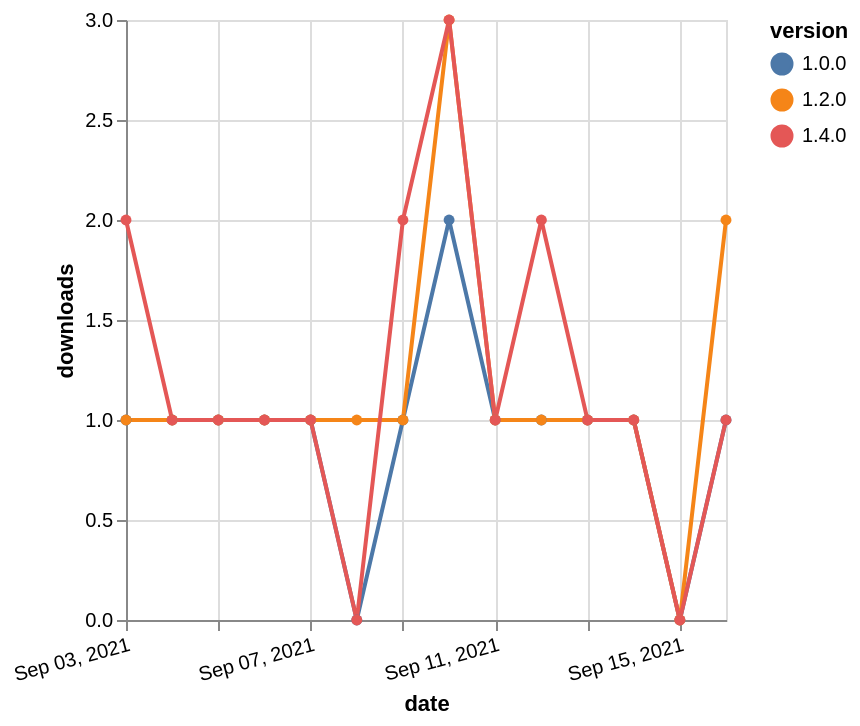

The specification (Vega-Lite) saved for this image:
### Vega-Lite specification from a JSON file in a GitHub repository (floating-point values rounded to 4 significant figures)
{"$schema": "https://vega.github.io/schema/vega-lite/v5.json", "description": "A simple bar chart with embedded data.", "data": {"values": [{"date": "2021-09-03", "total": 165, "delta": 1, "version": "1.0.0"}, {"date": "2021-09-04", "total": 166, "delta": 1, "version": "1.0.0"}, {"date": "2021-09-05", "total": 167, "delta": 1, "version": "1.0.0"}, {"date": "2021-09-06", "total": 168, "delta": 1, "version": "1.0.0"}, {"date": "2021-09-07", "total": 169, "delta": 1, "version": "1.0.0"}, {"date": "2021-09-08", "total": 169, "delta": 0, "version": "1.0.0"}, {"date": "2021-09-09", "total": 170, "delta": 1, "version": "1.0.0"}, {"date": "2021-09-10", "total": 172, "delta": 2, "version": "1.0.0"}, {"date": "2021-09-11", "total": 173, "delta": 1, "version": "1.0.0"}, {"date": "2021-09-12", "total": 174, "delta": 1, "version": "1.0.0"}, {"date": "2021-09-13", "total": 175, "delta": 1, "version": "1.0.0"}, {"date": "2021-09-14", "total": 176, "delta": 1, "version": "1.0.0"}, {"date": "2021-09-15", "total": 176, "delta": 0, "version": "1.0.0"}, {"date": "2021-09-16", "total": 177, "delta": 1, "version": "1.0.0"}, {"date": "2021-09-03", "total": 186, "delta": 1, "version": "1.2.0"}, {"date": "2021-09-04", "total": 187, "delta": 1, "version": "1.2.0"}, {"date": "2021-09-05", "total": 188, "delta": 1, "version": "1.2.0"}, {"date": "2021-09-06", "total": 189, "delta": 1, "version": "1.2.0"}, {"date": "2021-09-07", "total": 190, "delta": 1, "version": "1.2.0"}, {"date": "2021-09-08", "total": 191, "delta": 1, "version": "1.2.0"}, {"date": "2021-09-09", "total": 192, "delta": 1, "version": "1.2.0"}, {"date": "2021-09-10", "total": 195, "delta": 3, "version": "1.2.0"}, {"date": "2021-09-11", "total": 196, "delta": 1, "version": "1.2.0"}, {"date": "2021-09-12", "total": 197, "delta": 1, "version": "1.2.0"}, {"date": "2021-09-13", "total": 198, "delta": 1, "version": "1.2.0"}, {"date": "2021-09-14", "total": 199, "delta": 1, "version": "1.2.0"}, {"date": "2021-09-15", "total": 199, "delta": 0, "version": "1.2.0"}, {"date": "2021-09-16", "total": 201, "delta": 2, "version": "1.2.0"}, {"date": "2021-09-03", "total": 123, "delta": 2, "version": "1.4.0"}, {"date": "2021-09-04", "total": 124, "delta": 1, "version": "1.4.0"}, {"date": "2021-09-05", "total": 125, "delta": 1, "version": "1.4.0"}, {"date": "2021-09-06", "total": 126, "delta": 1, "version": "1.4.0"}, {"date": "2021-09-07", "total": 127, "delta": 1, "version": "1.4.0"}, {"date": "2021-09-08", "total": 127, "delta": 0, "version": "1.4.0"}, {"date": "2021-09-09", "total": 129, "delta": 2, "version": "1.4.0"}, {"date": "2021-09-10", "total": 132, "delta": 3, "version": "1.4.0"}, {"date": "2021-09-11", "total": 133, "delta": 1, "version": "1.4.0"}, {"date": "2021-09-12", "total": 135, "delta": 2, "version": "1.4.0"}, {"date": "2021-09-13", "total": 136, "delta": 1, "version": "1.4.0"}, {"date": "2021-09-14", "total": 137, "delta": 1, "version": "1.4.0"}, {"date": "2021-09-15", "total": 137, "delta": 0, "version": "1.4.0"}, {"date": "2021-09-16", "total": 138, "delta": 1, "version": "1.4.0"}]}, "width": "container", "mark": {"type": "line", "point": {"filled": true}}, "encoding": {"x": {"field": "date", "type": "temporal", "timeUnit": "yearmonthdate", "title": "date", "axis": {"labelAngle": -15}}, "y": {"field": "delta", "type": "quantitative", "title": "downloads"}, "color": {"field": "version", "type": "nominal"}, "tooltip": {"field": "delta"}}}
